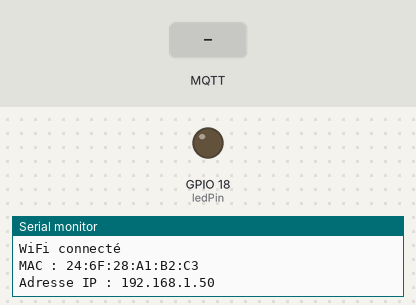
Recording of a sketch running on a simulated ESP32. Parts: output pins drawn as LEDs (lit = HIGH), the last lines printed to the serial monitor. The inputs (shaded band) are chosen by the test bench. WiFi joins after 1.5 s; servers stay silent unless stated; random numbers use the default seed unless the sketch sets one; no MQTT or app messages arrive unless stated.

Above: at 2.7 s.
2.8 s: MQTT message "1" arrives on the first subscribed topic
At 4.0 s:
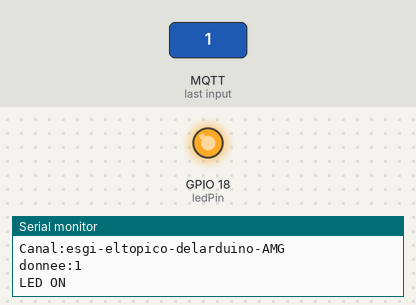
4.3 s: MQTT message "0" arrives on the first subscribed topic
At 5.4 s:
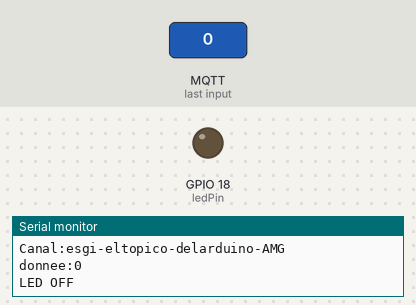
Timing chart, 0 to 7.3 s (numbered marks = the images above; inputs shaded):
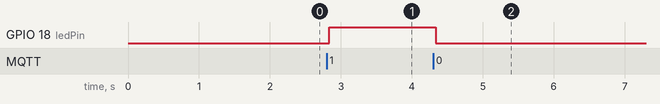

The sketch:

mqtt-blink.ino
```cpp
#include <WiFi.h>
#include <PubSubClient.h> //Librairie pour la gestion Mqtt

#define MQTT_TOPIC "esgi-eltopico-delarduino-AMG"
//MQTT
const char* mqtt_server = "test.mosquitto.org";//Adresse IP du Broker Mqtt
//const int mqttPort = 1883; //port utilisé par le Broker
long tps=0;
const char* ssid = "ESGI";
const char* password = "Reseau-GES";

WiFiClient espClient;
PubSubClient client(espClient);

const int ledPin = 18;

void setup() {
  Serial.begin(9600);
  pinMode(ledPin, OUTPUT);
  setup_wifi();
  setup_mqtt();
}
void loop() {
  reconnect();
  client.loop();
  //On utilise pas un delay pour ne pas bloquer la réception de messages
  if (millis()-tps>10000){
     tps=millis();
     float temp = random(30);
   }
}
void setup_wifi(){
  //connexion au wifi
  WiFi.begin();
  while ( WiFi.status() != WL_CONNECTED) {
    delay ( 500 );
    Serial.println ( "no connected" );
  }
  Serial.println("");
  Serial.println("WiFi connecté");
  Serial.print("MAC : ");
  Serial.println(WiFi.macAddress());
  Serial.print("Adresse IP : ");
  Serial.println(WiFi.localIP());
}
void setup_mqtt(){
  client.setServer(mqtt_server, 1883);
  client.setCallback(callback);//Déclaration de la fonction de souscription
  reconnect();
}
//Callback doit être présent pour souscrire a un topic et de prévoir une action
void callback(char* topic, byte *payload, unsigned int length) {
   Serial.println("-------Nouveau message du broker mqtt-----");
   Serial.print("Canal:");
   Serial.println(topic);
   Serial.print("donnee:");
   Serial.write(payload, length);
   Serial.println();
   if ((char)payload[0] == '1') {
     Serial.println("LED ON");
     digitalWrite(ledPin,HIGH);
   } else {
     Serial.println("LED OFF");
     digitalWrite(ledPin,LOW);
   }
 }
void reconnect(){
  while (!client.connected()) {
    if (client.connect("ESP32Client")) {
      client.subscribe(MQTT_TOPIC);
    }
    else {
      Serial.print("echec, code erreur= ");
      Serial.println(client.state());
      Serial.println("nouvel essai dans 2s");
      delay(2000);
    }
  }
  client.subscribe(MQTT_TOPIC);//souscription au topic led pour commander une led
}
```

Measured:
- after the input at 2.8 s, GPIO 18 (ledPin): LOW → HIGH at once
- after the input at 4.3 s, GPIO 18 (ledPin): HIGH → LOW at once
